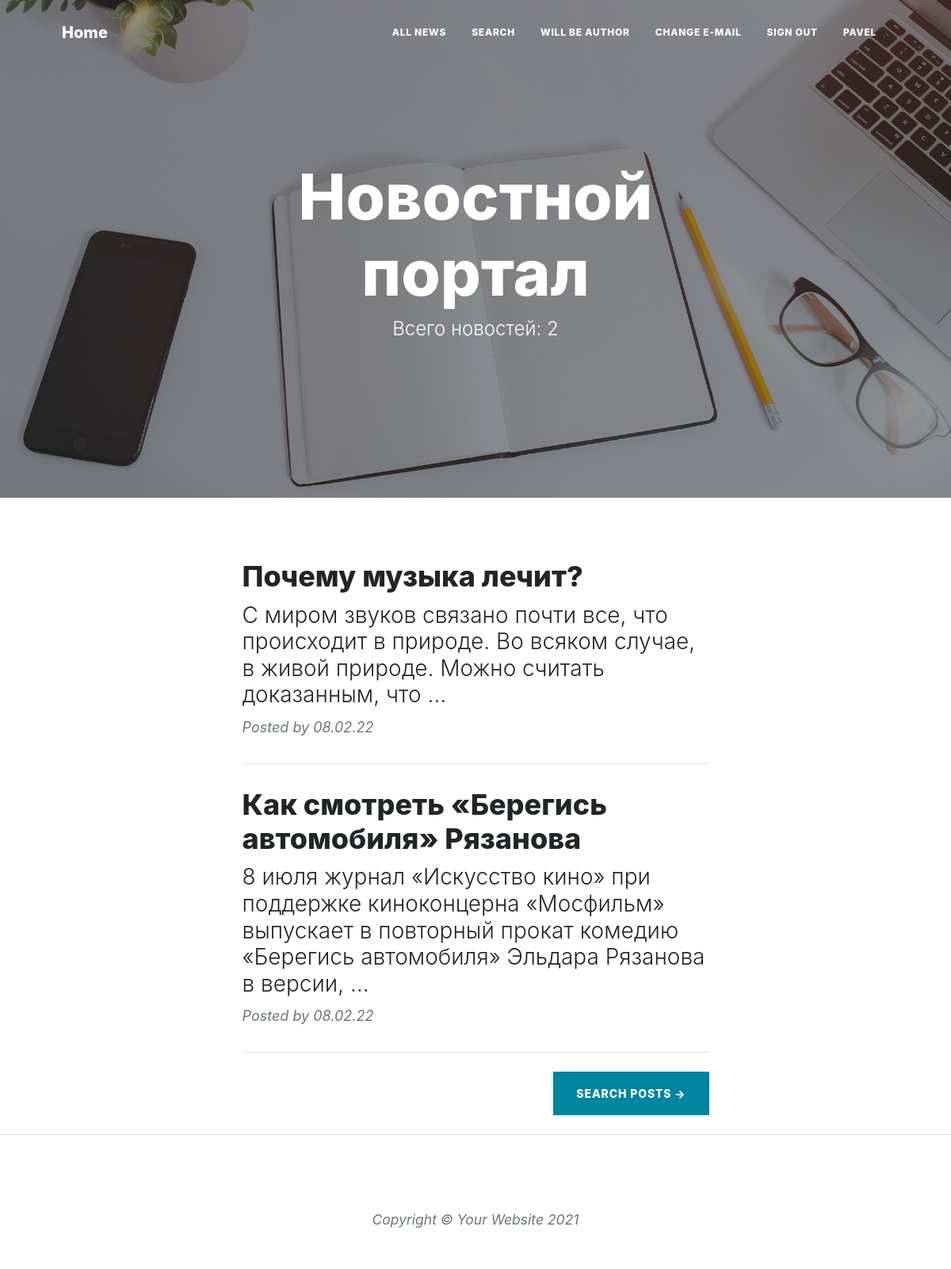
The page /news/ (signed in) on the database its author committed.
### news/models.py (models this page shows, shortened)
class Post(models.Model):
    story = 'ST'
    news = 'NW'
    VARIANTS = [
        (story, 'статья'),
        (news, 'новость'),
    ]
    type = models.CharField('Тип', max_length=2, choices=VARIANTS)
    time = models.DateTimeField('Дата публикации', auto_now_add=True)
    header = models.CharField('Заголовок', max_length=255)
    text = models.TextField('Текст')
    rating = models.IntegerField('Рейтинг', default=0)
    author = models.ForeignKey(Author, verbose_name='Автор', on_delete=models.CASCADE)
    category = models.ManyToManyField(Category, verbose_name='Категории', related_name='post_category')
    class Meta:
        verbose_name = 'Публикация'
        verbose_name_plural = 'Публикации'

### news/views.py (the view, shortened to what this page needs)
# urls.py: path('', PostList.as_view(), name='list'),
class PostList(ListView):
    model = Post
    context_object_name = 'posts'
    form_class = PostForm
    def get_context_data(self, **kwargs):
        context = super().get_context_data(**kwargs)
        context['form'] = PostForm()
        context['is_not_author'] = not self.request.user.groups.filter(name='authors').exists()
        context['is_author'] = self.request.user.groups.filter(name='authors').exists()
        return context

### news/templatetags/custom_filters.py (called while the page is built)
@register.filter(name='censor')
def censor(value):
    bad_words = ['kaka', 'saka', 'nigga']
    text = set(value.split())
    for i in text:
        for j in bad_words:
            if i == j:
                return value.replace(i, '***')
    return value

### templates/news/Post_list.html (shortened to what this page needs)
{% extends 'news/Base.html' %}
{% load static %}
{% load custom_filters %}
{% block content %}
        <header class="masthead" style="background-image: url({% static 'news/assets/img/home-bg.jpg' %})">
            <div class="container position-relative px-4 px-lg-5">
                <div class="row gx-4 gx-lg-5 justify-content-center">
                    <div class="col-md-10 col-lg-8 col-xl-7">
                        <div class="site-heading">
                            <h1>Новостной портал</h1>
                            <span class="subheading">Всего новостей: {{ posts|length }}</span>
                        </div>
                    </div>
                </div>
            </div>
        </header>
        <div class="container px-4 px-lg-5">
            <div class="row gx-4 gx-lg-5 justify-content-center">
                <div class="col-md-10 col-lg-8 col-xl-7">
                    {% for post in posts|dictsortreversed:"time" %}
                    <div class="post-preview">
                        <a href="{% url 'detail' post.id %}">
                            <h2 class="post-title">{{ post.header }}</h2>
                            <h3 class="post-subtitle">{{ post.text|truncatewords:20|censor }}</h3>
                        </a>
                        <p class="post-meta">
                            Posted by
                            {{ post.time|date:'d.m.y' }}
                        </p>
                    </div>
                    <hr class="my-4" />
                {% endfor %}
                <div class="d-flex justify-content-end mb-4"><a class="btn btn-primary text-uppercase" href="{% url 'search' %}">Search Posts →</a></div>
                </div>
            </div>
        </div>
{% endblock content %}

### templates/news/Base.html (shortened to what this page needs)
<!DOCTYPE html>
{% load static %}
<html lang="en">
    <head>
        <link href="{% static 'news/css/font_1.css' %}" rel="stylesheet" type="text/css" />
        <link href="{% static 'news/css/font_2.css' %}" rel="stylesheet" type="text/css" />
        <link href="{% static 'news/css/styles.css' %}" rel="stylesheet" />
    </head>
    <body>
        <nav class="navbar navbar-expand-lg navbar-light" id="mainNav">
            <div class="container px-4 px-lg-5">
                <a class="navbar-brand" href="{% url 'list' %}">Home</a>
                <div class="collapse navbar-collapse" id="navbarResponsive">
                    <ul class="navbar-nav ms-auto py-4 py-lg-0">
                        <li class="nav-item"><a class="nav-link px-lg-3 py-3 py-lg-4" href="{% url 'list' %}">All news</a></li>
                        <li class="nav-item"><a class="nav-link px-lg-3 py-3 py-lg-4" href="{% url 'search' %}">Search</a></li>
                        {% if is_not_author %}
                        <li class="nav-item"><a class="nav-link px-lg-3 py-3 py-lg-4" href="{% url 'upgrade' %}">Will be author</a></li>
                        {% else %}
                        <li class="nav-item"><a class="nav-link px-lg-3 py-3 py-lg-4" href="{% url 'add' %}">Add post</a></li>
                        {% endif %}
                        {% if user.is_authenticated %}
                        <li class="nav-item"><a class="nav-link px-lg-3 py-3 py-lg-4" href="{% url 'account_email' %}">Change E-mail</a></li>
                        <li class="nav-item"><a class="nav-link px-lg-3 py-3 py-lg-4" href="{% url 'account_logout' %}">Sign Out</a></li>
                        <li class="nav-item"><a class="nav-link px-lg-3 py-3 py-lg-4" >{{ user.username }}</a></li>
                        {% else %}
                        <li class="nav-item"><a class="nav-link px-lg-3 py-3 py-lg-4" href="{% url 'account_login' %}">Sign In</a></li>
                        <li class="nav-item"><a class="nav-link px-lg-3 py-3 py-lg-4" href="{% url 'account_signup' %}">Sign Up</a></li>
                        {% endif %}
                    </ul>
                </div>
            </div>
        </nav>
        {% block content %}
        {% endblock content %}
        <footer class="border-top">
            <div class="container px-4 px-lg-5">
                <div class="row gx-4 gx-lg-5 justify-content-center">
                    <div class="col-md-10 col-lg-8 col-xl-7">
                        <ul class="list-inline text-center">
                        </ul>
                        <div class="small text-center text-muted fst-italic">Copyright &copy; Your Website 2021</div>
                    </div>
                </div>
            </div>
        </footer>
    </body>
</html>

### rows shown on the page
Post: header "Почему музыка лечит?", text|censor "С миром звуков связано почти все, что происходит в природе. Во всяком случае, в живой природе. Можно считать доказанным, что …", time "08.02.22"
Post: header "Как смотреть «Берегись автомобиля» Рязанова", text|censor "8 июля журнал «Искусство кино» при поддержке киноконцерна «Мосфильм» выпускает в повторный прокат комедию «Берегись автомобиля» Эльдара Рязанова в версии, …", time "08.02.22"

### other values the page prints
{{ user.username }} "PAVEL"
{{ posts|length }} "2"
